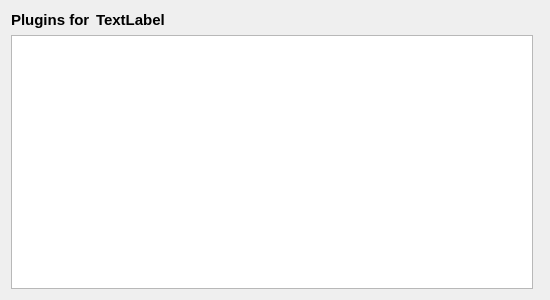
<?xml version="1.0" encoding="UTF-8"?>
<ui version="4.0">
 <class>PluginDialog</class>
 <widget class="QDialog" name="PluginDialog">
  <property name="geometry">
   <rect>
    <x>0</x>
    <y>0</y>
    <width>550</width>
    <height>300</height>
   </rect>
  </property>
  <property name="windowTitle">
   <string>Loaded plugins</string>
  </property>
  <layout class="QGridLayout" name="gridLayout">
   <item row="0" column="0" colspan="2">
    <layout class="QFormLayout" name="formLayout">
     <item row="0" column="0">
      <widget class="QLabel" name="label">
       <property name="font">
        <font>
         <pointsize>11</pointsize>
         <weight>75</weight>
         <bold>true</bold>
        </font>
       </property>
       <property name="text">
        <string>Plugins for</string>
       </property>
      </widget>
     </item>
     <item row="0" column="1">
      <widget class="QLabel" name="appNameLabel">
       <property name="font">
        <font>
         <pointsize>11</pointsize>
         <weight>75</weight>
         <italic>false</italic>
         <bold>true</bold>
        </font>
       </property>
       <property name="text">
        <string>TextLabel</string>
       </property>
      </widget>
     </item>
    </layout>
   </item>
   <item row="1" column="0">
    <widget class="QTextEdit" name="textEdit">
     <property name="font">
      <font>
       <pointsize>9</pointsize>
      </font>
     </property>
    </widget>
   </item>
  </layout>
 </widget>
 <resources/>
 <connections/>
</ui>
